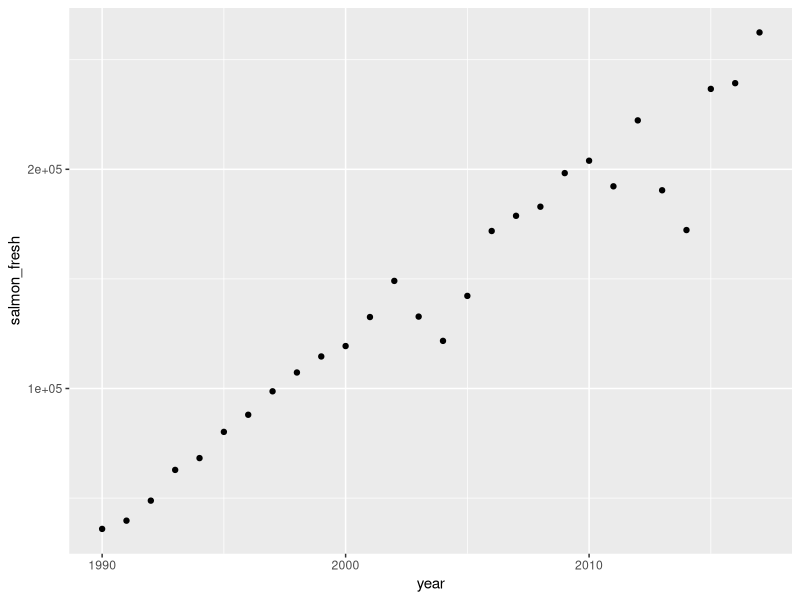
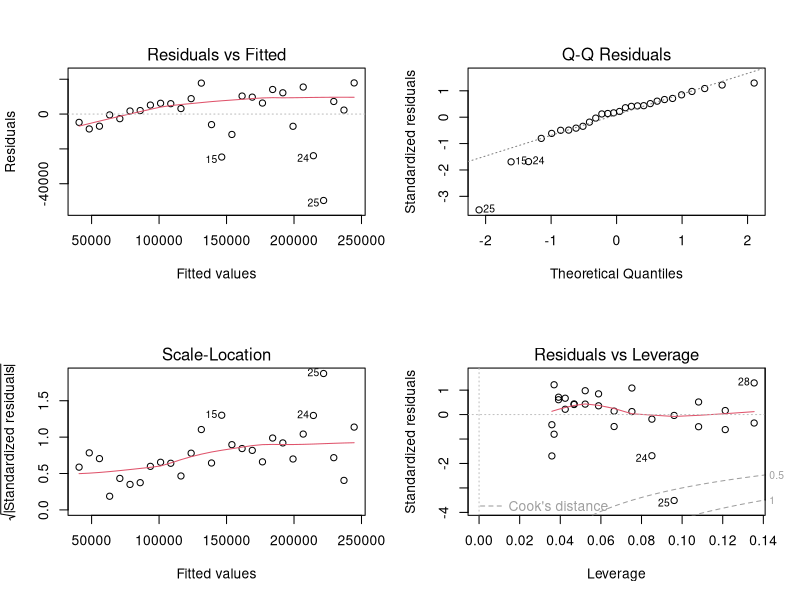
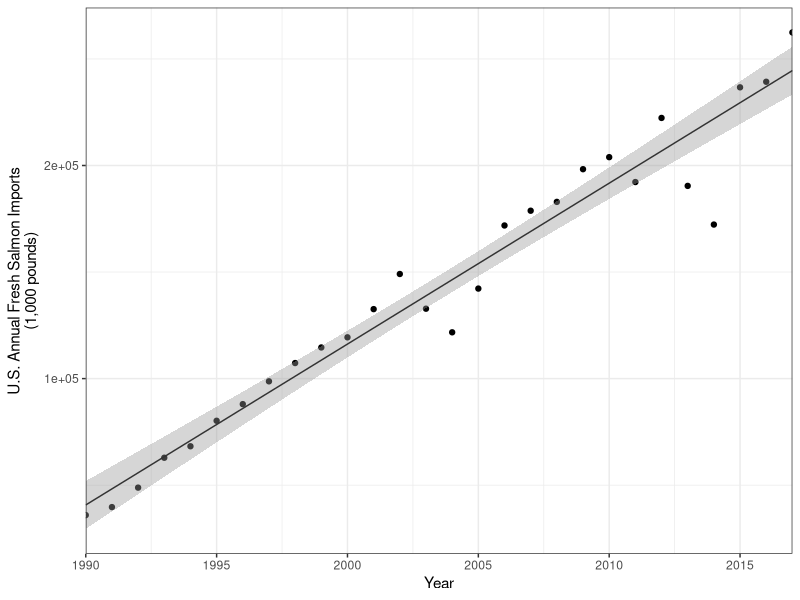

Recreate these plots in R, in order.
## ---- chunk 1
knitr::opts_chunk$set(echo = TRUE)
## ---- chunk 2
library(tidyverse)

salmon <- read_csv("salmon_imports_new.csv")
## ---- chunk 3
salmon_scatter <- ggplot(salmon, aes(x = year, y = salmon_fresh))+
  geom_point()

salmon_scatter
#Overall, it looks like the relationship between year and fresh salmon imports is linear. However, the two dips in the scatterplot (around 2004 and 2014) cause some concern. It looks like it might make sense to use a linear regression in this case.
## ---- chunk 4
salmon_model <- lm(salmon_fresh ~ year, data = salmon)

salmon_model
# Model equation : y = β0 + β1x + ε
# Imports(1000 lbs) = -14,982,940 + 7550(year)
## ---- chunk 5
par(mfrow = c(2,2)) # View all four diagnostic plots at once (and have them appear in the knitted document)
plot(salmon_model)

# The residuals appear to be normally distributed, given the qq plot. There does not seem to be an issue with heteroscedasticity, but there are a few outliers (labeled in the plots below, specifically observation 25) that might be of concern. 
## ---- chunk 6
summary(salmon_model) # see detailed model information, including model fit information (R2 and coefficient standard errors) and statistics

# Does year significantly predict salmon imports?
# Year does significantly predict salmon imports (p <.001)

# What does the R2 value actually mean in words?
# According to our model, there is a 0.94 (R-square) proportion of variance in salmon imports that can be explained by year.

# What proportion of the variance in salmon imports is NOT explained by year?
# 1 - 0.94 = .06 of the variance in salmon imports is NOT explained by year

## ---- chunk 7
salmon_final_graph <- ggplot(salmon, aes(x = year, y = salmon_fresh)) + 
  geom_point() +
  geom_smooth(method = lm, se = TRUE, size = 0.5, color = "gray20") + # "Basically the CI ribbon indicates the "range" in which our predictions would be if we were to repeat the experiment (sampling) over and over. One sampling leads to a single straight line of predictions; taking into account variability of the data, the zones indicate a range of possible straight lines, if you will. By default (level at .95), we say "if we were to repeat the sampling over and over, 95% of the regression lines would be inside that grey zone."" Level can be changed by adding level = 0.99, for example, to geom_smooth.
  theme_bw() +
  scale_x_continuous(expand = c(0,0), limits = c(1990, 2017)) +
  labs(x = "Year", y = "U.S. Annual Fresh Salmon Imports\n(1,000 pounds)")

salmon_final_graph
